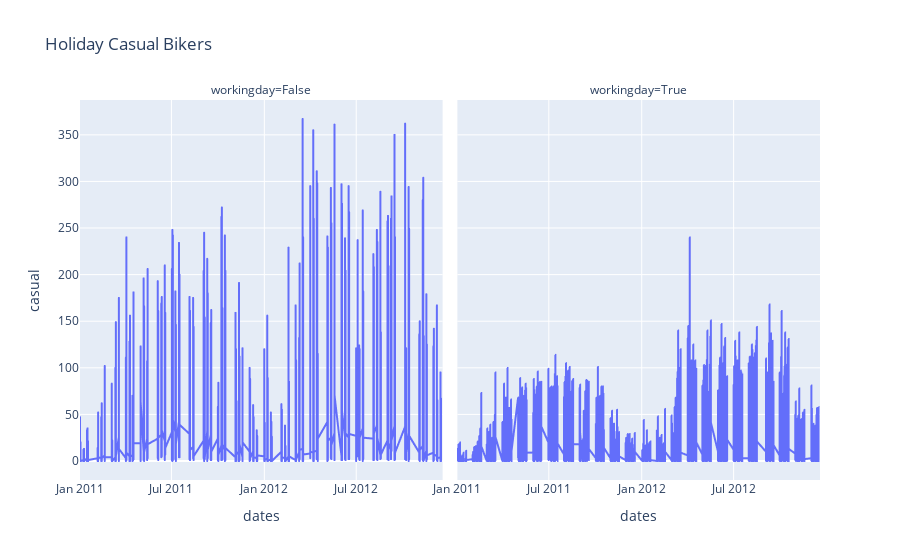

Notebook cell for this chart:
### Code cell
fig = px.line(df, x='dates', y='casual', facet_col='workingday',
             facet_col_wrap=2, title='Holiday Casual Bikers')
fig

### Figure 1 — Plotly figure (JSON) as saved in the notebook; plotly's stock layout.template omitted (floating-point values rounded to 4 significant figures; data arrays with more than 128 entries replaced by an {"elided": "..."} marker saying what was removed)
{"data": [{"hovertemplate": "workingday=False<br>dates=%{x}<br>casual=%{y}<extra></extra>", "legendgroup": "", "line": {"color": "#636efa", "dash": "solid"}, "mode": "lines", "name": "", "showlegend": false, "type": "scattergl", "x": {"elided": "3474 str values"}, "xaxis": "x", "y": {"elided": "3474 int values"}, "yaxis": "y"}, {"hovertemplate": "workingday=True<br>dates=%{x}<br>casual=%{y}<extra></extra>", "legendgroup": "", "line": {"color": "#636efa", "dash": "solid"}, "mode": "lines", "name": "", "showlegend": false, "type": "scattergl", "x": {"elided": "7412 str values"}, "xaxis": "x2", "y": {"elided": "7412 int values"}, "yaxis": "y2"}], "layout": {"annotations": [{"font": {}, "showarrow": false, "text": "workingday=False", "x": 0.245, "xanchor": "center", "xref": "paper", "y": 1, "yanchor": "bottom", "yref": "paper"}, {"font": {}, "showarrow": false, "text": "workingday=True", "x": 0.755, "xanchor": "center", "xref": "paper", "y": 1, "yanchor": "bottom", "yref": "paper"}], "legend": {"tracegroupgap": 0}, "title": {"text": "Holiday Casual Bikers"}, "xaxis": {"anchor": "y", "domain": [0, 0.49], "title": {"text": "dates"}}, "xaxis2": {"anchor": "y2", "domain": [0.51, 1], "matches": "x", "title": {"text": "dates"}}, "yaxis": {"anchor": "x", "domain": [0, 1], "title": {"text": "casual"}}, "yaxis2": {"anchor": "x2", "domain": [0, 1], "matches": "y", "showticklabels": false}}}
